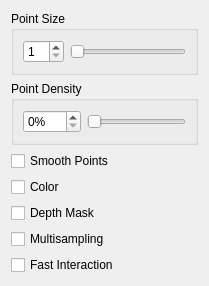
<?xml version="1.0" encoding="UTF-8"?>
<ui version="4.0">
 <class>DisplayOptionsDialog</class>
 <widget class="QDialog" name="DisplayOptionsDialog">
  <property name="geometry">
   <rect>
    <x>0</x>
    <y>0</y>
    <width>209</width>
    <height>276</height>
   </rect>
  </property>
  <property name="windowTitle">
   <string>Display Options</string>
  </property>
  <layout class="QVBoxLayout" name="verticalLayout_3">
   <item>
    <widget class="QGroupBox" name="groupBox">
     <property name="title">
      <string>Point Size</string>
     </property>
     <layout class="QVBoxLayout" name="verticalLayout">
      <item>
       <layout class="QHBoxLayout" name="horizontalLayout">
        <item>
         <widget class="QSpinBox" name="pointSizeSpinBox">
          <property name="minimum">
           <number>1</number>
          </property>
          <property name="maximum">
           <number>10</number>
          </property>
         </widget>
        </item>
        <item>
         <widget class="QSlider" name="pointSizeSlider">
          <property name="minimum">
           <number>1</number>
          </property>
          <property name="maximum">
           <number>10</number>
          </property>
          <property name="orientation">
           <enum>Qt::Horizontal</enum>
          </property>
         </widget>
        </item>
       </layout>
      </item>
     </layout>
    </widget>
   </item>
   <item>
    <widget class="QGroupBox" name="groupBox_2">
     <property name="title">
      <string>Point Density</string>
     </property>
     <layout class="QVBoxLayout" name="verticalLayout_2">
      <item>
       <layout class="QHBoxLayout" name="horizontalLayout_2">
        <item>
         <widget class="QSpinBox" name="pointDensitySpinBox">
          <property name="suffix">
           <string>%</string>
          </property>
          <property name="maximum">
           <number>100</number>
          </property>
         </widget>
        </item>
        <item>
         <widget class="QSlider" name="pointDensitySlider">
          <property name="maximum">
           <number>100</number>
          </property>
          <property name="orientation">
           <enum>Qt::Horizontal</enum>
          </property>
         </widget>
        </item>
       </layout>
      </item>
     </layout>
    </widget>
   </item>
   <item>
    <widget class="QCheckBox" name="smoothPointCheckBox">
     <property name="text">
      <string>Smooth Points</string>
     </property>
    </widget>
   </item>
   <item>
    <widget class="QCheckBox" name="colorCheckBox">
     <property name="text">
      <string>Color</string>
     </property>
    </widget>
   </item>
   <item>
    <widget class="QCheckBox" name="depthMaskCheckBox">
     <property name="text">
      <string>Depth Mask</string>
     </property>
    </widget>
   </item>
   <item>
    <widget class="QCheckBox" name="multisampleCheckBox">
     <property name="text">
      <string>Multisampling</string>
     </property>
    </widget>
   </item>
   <item>
    <widget class="QCheckBox" name="fastInteractionCheckBox">
     <property name="text">
      <string>Fast Interaction</string>
     </property>
    </widget>
   </item>
  </layout>
 </widget>
 <resources/>
 <connections>
  <connection>
   <sender>pointSizeSpinBox</sender>
   <signal>valueChanged(int)</signal>
   <receiver>pointSizeSlider</receiver>
   <slot>setValue(int)</slot>
   <hints>
    <hint type="sourcelabel">
     <x>58</x>
     <y>58</y>
    </hint>
    <hint type="destinationlabel">
     <x>145</x>
     <y>57</y>
    </hint>
   </hints>
  </connection>
  <connection>
   <sender>pointSizeSlider</sender>
   <signal>valueChanged(int)</signal>
   <receiver>pointSizeSpinBox</receiver>
   <slot>setValue(int)</slot>
   <hints>
    <hint type="sourcelabel">
     <x>145</x>
     <y>57</y>
    </hint>
    <hint type="destinationlabel">
     <x>58</x>
     <y>58</y>
    </hint>
   </hints>
  </connection>
  <connection>
   <sender>pointDensitySpinBox</sender>
   <signal>valueChanged(int)</signal>
   <receiver>pointDensitySlider</receiver>
   <slot>setValue(int)</slot>
   <hints>
    <hint type="sourcelabel">
     <x>58</x>
     <y>134</y>
    </hint>
    <hint type="destinationlabel">
     <x>145</x>
     <y>133</y>
    </hint>
   </hints>
  </connection>
  <connection>
   <sender>pointDensitySlider</sender>
   <signal>valueChanged(int)</signal>
   <receiver>pointDensitySpinBox</receiver>
   <slot>setValue(int)</slot>
   <hints>
    <hint type="sourcelabel">
     <x>145</x>
     <y>133</y>
    </hint>
    <hint type="destinationlabel">
     <x>58</x>
     <y>134</y>
    </hint>
   </hints>
  </connection>
 </connections>
</ui>
